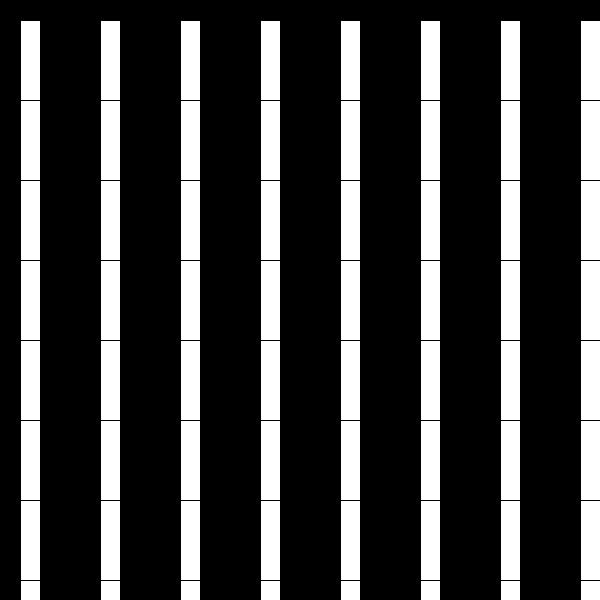
Frame 1 (no input)
Frame 2 (the mouse pressed at the canvas centre, redrawn once): identical to frame 1, image omitted

The Processing sketch that drew this single still picture (run headless with seeded random() and noise(); the mouse was pressed at the canvas centre and the sketch redrawn once):

// Processing sketch: processing_143657
// ── processing_143657.pde

void setup(){
  size(600,600);
  background(0);
  noLoop();
}

void draw(){
  
  for(int i = 20; i<width; i=i+80){
   for(int j = 20; j<height; j=j+80){
    rect(i,j,20,100);
   }
  }
} 
